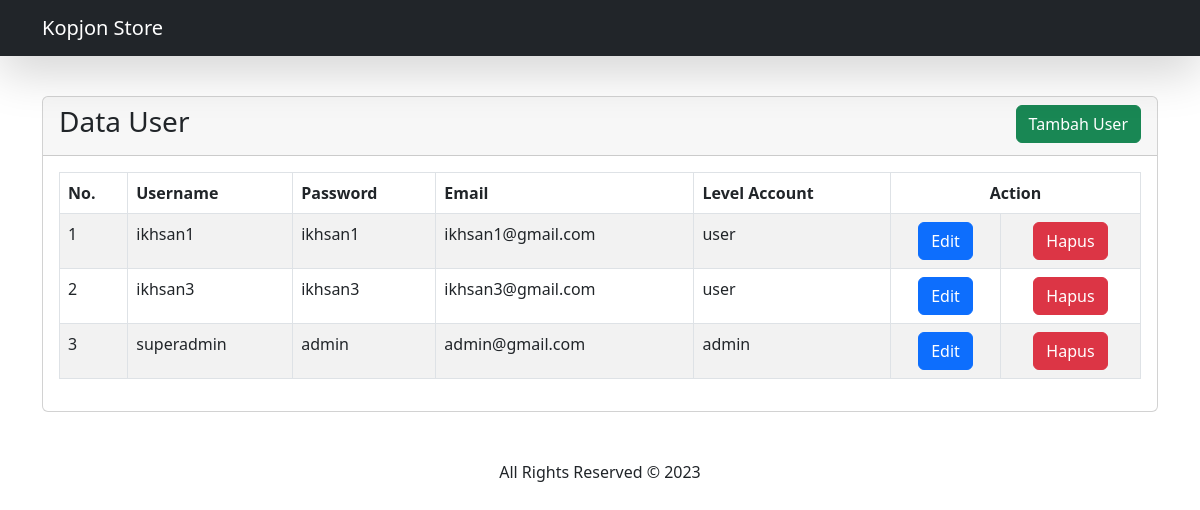
Before: /pages/user_read.php with the older database file.
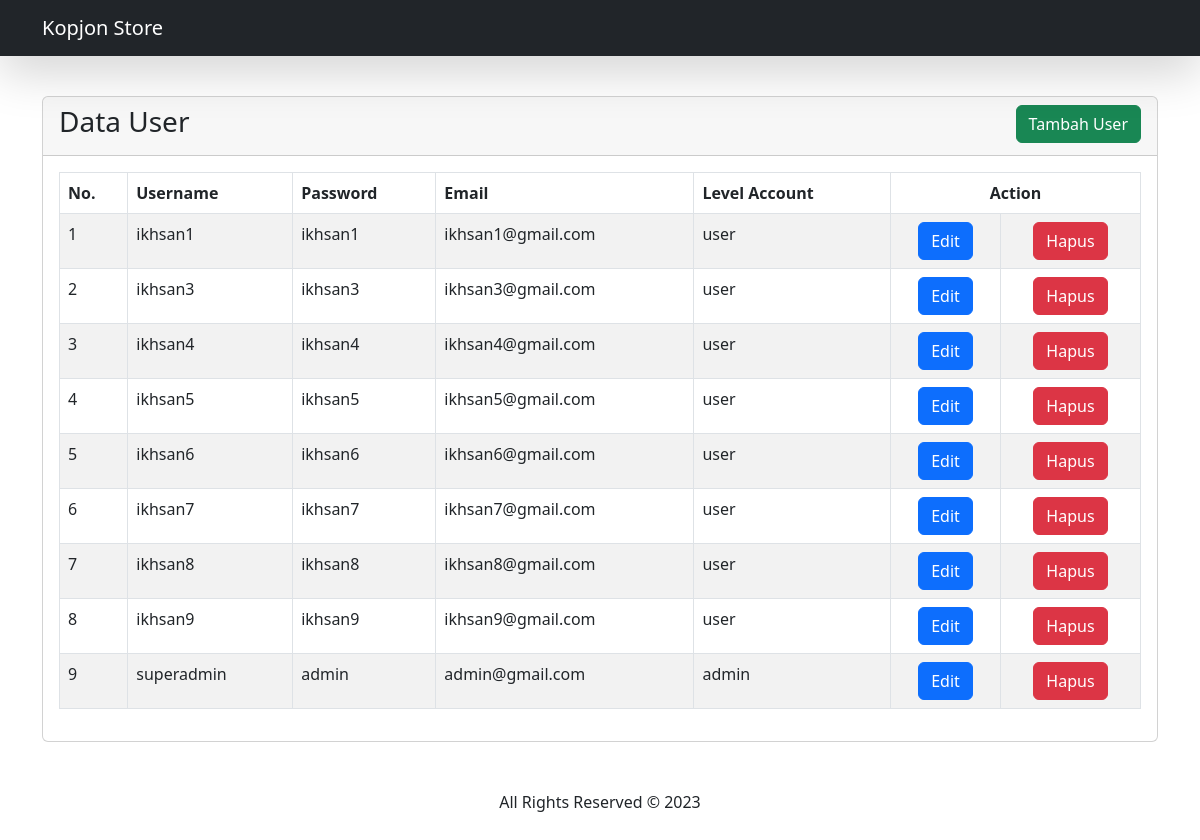
After: the same page with the newer database file.
### tables this page shows
CREATE TABLE `data_login` (
  `id` int(11) NOT NULL,
  `level` varchar(15) NOT NULL,
  `username` varchar(255) NOT NULL,
  `password` varchar(255) NOT NULL,
  `email` varchar(50) NOT NULL
);

### data/code.php (called while the page is built, shortened)
<?php
class Code
{
    public function __construct()
    {
        $host = "localhost";
        $dbname = "kopjonstore";
        $username = "root";
        $password = "";
        $this->db = new PDO("mysql:host={$host};dbname={$dbname}", $username, $password);
    }
    public function show_user()
    {
        $query = $this->db->prepare("SELECT * FROM data_login order by username ASC");
        $query->execute();
        $data = $query->fetchAll();
        return $data;
    }
}
?>

### pages/user_read.php (the view, shortened to what this page needs)
<?php
include "../data/code.php";
$code = new Code();
$data_login = $code->show_user();
?>
<!DOCTYPE html>
<html lang="en">
<head>
    <link rel="stylesheet" href="./css/bootstrap.min.css">
    <link rel="stylesheet" href="./css/all.min.css">
    <link rel="stylesheet" href="./css/style.css">
    <link href="https://cdn.jsdelivr.net/npm/bootstrap@5.2.2/dist/css/bootstrap.min.css"
    rel="stylesheet">
</head>
<body>
    <?php include "../menu/navbar.php"; ?>
    <br><br><br><br>
    <div class="container">
        <div class="row">
            <div class="col-md-12 mt4">
                <div class="card">
                    <div class="card-header">
                        <h3>Data User
                        <a href="user_create.php" class="btn btn-success float-end" >Tambah User</a>
                        </h3>
                    </div>
                    <div class="card-body">
                        <table class="table table-bordered table-striped">
                            <thead>
                                <th>No.</th>
                                <th>Username</th>
                                <th>Password</th>
                                <th>Email</th>
                                <th>Level Account</th>
                                <th colspan="2" class="text-center">Action</th>
                            </thead>
                            <tbody>
                                <?php
                                $no=1;
                                foreach ($data_login as $row) {
                                    echo "<tr>";
                                    echo "<td>" . $no++. "</td>";
                                    echo "<td>" . $row['username'] . "</td>";
                                    echo "<td>" . $row['password'] . "</td>";
                                    echo "<td>" . $row['email'] . "</td>";
                                    echo "<td>" . $row['level'] . "</td>";
                                    echo "<td class='text-center'><a class='btn btn-primary' href='user_update.php?id=" . $row['id'] ."'>Edit</a></td>
                                        <td class='text-center'><button type='button' class='btn btn-danger' data-bs-toggle='modal' data-bs-target='#hapus".$row['id'] ."'>
                                        Hapus</button></td>
                                        <div class='modal' id='hapus".$row['id'] ."' tabindex='-1'>
                                        <div class='modal-dialog'>
                                          <div class='modal-content'>
                                            <div class='modal-header'>
                                              <h5 class='modal-title'>Hapus Data</h5>
                                              <button type='button' class='btn-close' data-bs-dismiss='modal' aria-label='Close'></button>
                                            </div>
                                            <div class='modal-body'>
                                              <p>Apakah anda yakin untuk menghapus data?</p>
                                            </div>
                                            <div class='modal-footer'>
                                              <button type='button' class='btn btn-secondary' data-bs-dismiss='modal'>Close</button>
                                              <a class='btn btn-danger' href='user_read.php?user_delete=" . $row['id'] . "'>Hapus</a>
                                            </div>
                                          </div>
                                        </div>
                                      </div>";
                                    echo "</tr>";
                                }?>
                            </tbody>
                        </table>
                    </div>
                </div>
            </div>
        </div>
    </div>
      <div class="container text-center pt-5 pb-5">
        All Rights Reserved &copy; 2023
      </div>
</body>
</html>

Changed rows visible on the page:
added data_login: username "ikhsan4", password "ikhsan4", email "ikhsan4@gmail.com", level "user"
added data_login: username "ikhsan5", password "ikhsan5", email "ikhsan5@gmail.com", level "user"
added data_login: username "ikhsan6", password "ikhsan6", email "ikhsan6@gmail.com", level "user"
added data_login: username "ikhsan7", password "ikhsan7", email "ikhsan7@gmail.com", level "user"
added data_login: username "ikhsan8", password "ikhsan8", email "ikhsan8@gmail.com", level "user"
added data_login: username "ikhsan9", password "ikhsan9", email "ikhsan9@gmail.com", level "user"
